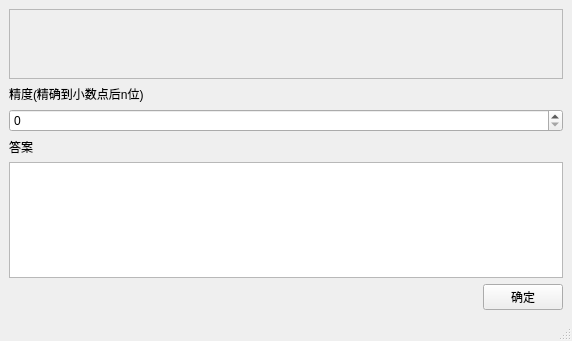
<?xml version="1.0" encoding="UTF-8"?>
<ui version="4.0">
 <class>viewCalculate</class>
 <widget class="QMainWindow" name="viewCalculate">
  <property name="geometry">
   <rect>
    <x>0</x>
    <y>0</y>
    <width>572</width>
    <height>341</height>
   </rect>
  </property>
  <property name="windowTitle">
   <string>MainWindow</string>
  </property>
  <widget class="QWidget" name="centralwidget">
   <layout class="QVBoxLayout" name="verticalLayout">
    <item>
     <widget class="QScrollArea" name="scrollArea">
      <property name="widgetResizable">
       <bool>true</bool>
      </property>
      <widget class="QWidget" name="scrollAreaWidgetContents">
       <property name="geometry">
        <rect>
         <x>0</x>
         <y>0</y>
         <width>558</width>
         <height>49</height>
        </rect>
       </property>
      </widget>
     </widget>
    </item>
    <item>
     <widget class="QLabel" name="label_2">
      <property name="text">
       <string>精度(精确到小数点后n位)</string>
      </property>
     </widget>
    </item>
    <item>
     <layout class="QHBoxLayout" name="horizontalLayout_2"/>
    </item>
    <item>
     <widget class="QSpinBox" name="spinBox"/>
    </item>
    <item>
     <widget class="QLabel" name="label">
      <property name="text">
       <string>答案</string>
      </property>
     </widget>
    </item>
    <item>
     <widget class="QTextEdit" name="textEdit">
      <property name="enabled">
       <bool>true</bool>
      </property>
     </widget>
    </item>
    <item>
     <layout class="QHBoxLayout" name="horizontalLayout">
      <item>
       <spacer name="horizontalSpacer">
        <property name="orientation">
         <enum>Qt::Horizontal</enum>
        </property>
        <property name="sizeHint" stdset="0">
         <size>
          <width>40</width>
          <height>20</height>
         </size>
        </property>
       </spacer>
      </item>
      <item>
       <widget class="QPushButton" name="btn_Cal">
        <property name="text">
         <string>确定</string>
        </property>
       </widget>
      </item>
     </layout>
    </item>
   </layout>
  </widget>
  <widget class="QMenuBar" name="menubar">
   <property name="geometry">
    <rect>
     <x>0</x>
     <y>0</y>
     <width>572</width>
     <height>17</height>
    </rect>
   </property>
  </widget>
  <widget class="QStatusBar" name="statusbar"/>
 </widget>
 <resources/>
 <connections/>
</ui>
